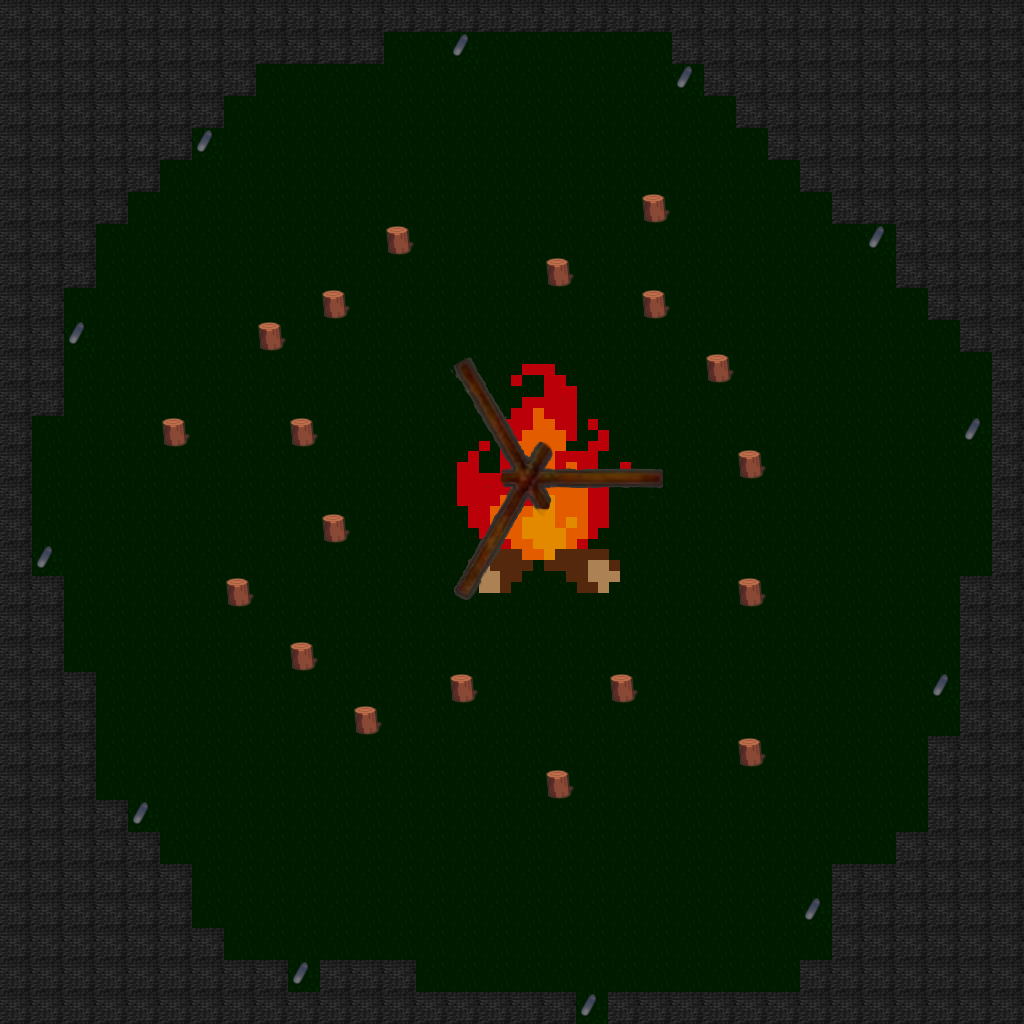

Tiled map render using the project's own tile images. Description and the map definition, with tile-layer contents summarised, below:
An orthogonal 32x32 tile map with 32x32 px tiles, 6 tile layers (ausgang, start, boden, feuer, ...), 5 tilesets.

<map version="1.4" tiledversion="1.4.3" orientation="orthogonal" renderorder="right-down" width="32" height="32" tilewidth="32" tileheight="32" infinite="0" nextlayerid="9" nextobjectid="1">
 <editorsettings>
  <export target="jurte2.json" format="json" />
 </editorsettings>
 <tileset firstgid="1" name="floortileset" tilewidth="32" tileheight="32" tilecount="64" columns="8">
  <image source="floortileset.png" width="256" height="256" />
 </tileset>
 <tileset firstgid="65" name="jurte_innen" tilewidth="32" tileheight="32" tilecount="1024" columns="32">
  <image source="jurte_innen.png" width="1024" height="1024" />
  <tile id="8">
   <properties>
    <property name="collides" type="bool" value="true" />
   </properties>
  </tile>
  <tile id="9">
   <properties>
    <property name="collides" type="bool" value="true" />
   </properties>
  </tile>
  <tile id="10">
   <properties>
    <property name="collides" type="bool" value="true" />
   </properties>
  </tile>
  <tile id="11">
   <properties>
    <property name="collides" type="bool" value="true" />
   </properties>
  </tile>
  <tile id="12">
   <properties>
    <property name="collides" type="bool" value="true" />
   </properties>
  </tile>
  <tile id="13">
   <properties>
    <property name="collides" type="bool" value="true" />
   </properties>
  </tile>
  <tile id="14">
   <properties>
    <property name="collides" type="bool" value="true" />
   </properties>
  </tile>
  <tile id="40">
   <properties>
    <property name="collides" type="bool" value="true" />
   </properties>
  </tile>
  <tile id="41">
   <properties>
    <property name="collides" type="bool" value="true" />
   </properties>
  </tile>
  <tile id="42">
   <properties>
    <property name="collides" type="bool" value="true" />
   </properties>
  </tile>
  <tile id="43">
   <properties>
    <property name="collides" type="bool" value="true" />
   </properties>
  </tile>
  <tile id="44">
   <properties>
    <property name="collides" type="bool" value="true" />
   </properties>
  </tile>
  <tile id="45">
   <properties>
    <property name="collides" type="bool" value="true" />
   </properties>
  </tile>
  <tile id="46">
   <properties>
    <property name="collides" type="bool" value="true" />
   </properties>
  </tile>
  <tile id="72">
   <properties>
    <property name="collides" type="bool" value="true" />
   </properties>
  </tile>
  <tile id="73">
   <properties>
    <property name="collides" type="bool" value="true" />
   </properties>
  </tile>
  <tile id="74">
   <properties>
    <property name="collides" type="bool" value="true" />
   </properties>
  </tile>
  <tile id="75">
   <properties>
    <property name="collides" type="bool" value="true" />
   </properties>
  </tile>
  <tile id="76">
   <properties>
    <property name="collides" type="bool" value="true" />
   </properties>
  </tile>
  <tile id="77">
   <properties>
    <property name="collides" type="bool" value="true" />
   </properties>
  </tile>
  <tile id="78">
   <properties>
    <property name="collides" type="bool" value="true" />
   </properties>
  </tile>
  <tile id="104">
   <properties>
    <property name="collides" type="bool" value="true" />
   </properties>
  </tile>
  <tile id="105">
   <properties>
    <property name="collides" type="bool" value="true" />
   </properties>
  </tile>
  <tile id="106">
   <properties>
    <property name="collides" type="bool" value="true" />
   </properties>
  </tile>
  <tile id="107">
   <properties>
    <property name="collides" type="bool" value="true" />
   </properties>
  </tile>
  <tile id="108">
   <properties>
    <property name="collides" type="bool" value="true" />
   </properties>
  </tile>
  <tile id="109">
   <properties>
    <property name="collides" type="bool" value="true" />
   </properties>
  </tile>
  <tile id="110">
   <properties>
    <property name="collides" type="bool" value="true" />
   </properties>
  </tile>
  <tile id="133">
   <properties>
    <property name="collides" type="bool" value="true" />
   </properties>
  </tile>
  <tile id="136">
   <properties>
    <property name="collides" type="bool" value="true" />
   </properties>
  </tile>
  <tile id="137">
   <properties>
    <property name="collides" type="bool" value="true" />
   </properties>
  </tile>
  <tile id="138">
   <properties>
    <property name="collides" type="bool" value="true" />
   </properties>
  </tile>
  <tile id="139">
   <properties>
    <property name="collides" type="bool" value="true" />
   </properties>
  </tile>
  <tile id="140">
   <properties>
    <property name="collides" type="bool" value="true" />
   </properties>
  </tile>
  <tile id="141">
   <properties>
    <property name="collides" type="bool" value="true" />
   </properties>
  </tile>
  <tile id="142">
   <properties>
    <property name="collides" type="bool" value="true" />
   </properties>
  </tile>
  <tile id="168">
   <properties>
    <property name="collides" type="bool" value="true" />
   </properties>
  </tile>
  <tile id="169">
   <properties>
    <property name="collides" type="bool" value="true" />
   </properties>
  </tile>
  <tile id="170">
   <properties>
    <property name="collides" type="bool" value="true" />
   </properties>
  </tile>
  <tile id="171">
   <properties>
    <property name="collides" type="bool" value="true" />
   </properties>
  </tile>
  <tile id="172">
   <properties>
    <property name="collides" type="bool" value="true" />
   </properties>
  </tile>
  <tile id="173">
   <properties>
    <property name="collides" type="bool" value="true" />
   </properties>
  </tile>
  <tile id="174">
   <properties>
    <property name="collides" type="bool" value="true" />
   </properties>
  </tile>
  <tile id="192">
   <properties>
    <property name="collides" type="bool" value="true" />
   </properties>
  </tile>
  <tile id="193">
   <properties>
    <property name="collides" type="bool" value="true" />
   </properties>
  </tile>
  <tile id="194">
   <properties>
    <property name="collides" type="bool" value="true" />
   </properties>
  </tile>
  <tile id="195">
   <properties>
    <property name="collides" type="bool" value="true" />
   </properties>
  </tile>
  <tile id="196">
   <properties>
    <property name="collides" type="bool" value="true" />
   </properties>
  </tile>
  <tile id="197">
   <properties>
    <property name="collides" type="bool" value="true" />
   </properties>
  </tile>
  <tile id="198">
   <properties>
    <property name="collides" type="bool" value="true" />
   </properties>
  </tile>
  <tile id="199">
   <properties>
    <property name="collides" type="bool" value="true" />
   </properties>
  </tile>
  <tile id="200">
   <properties>
    <property name="collides" type="bool" value="true" />
   </properties>
  </tile>
  <tile id="201">
   <properties>
    <property name="collides" type="bool" value="true" />
   </properties>
  </tile>
  <tile id="202">
   <properties>
    <property name="collides" type="bool" value="true" />
   </properties>
  </tile>
  <tile id="203">
   <properties>
    <property name="collides" type="bool" value="true" />
   </properties>
  </tile>
  <tile id="204">
   <properties>
    <property name="collides" type="bool" value="true" />
   </properties>
  </tile>
  <tile id="205">
   <properties>
    <property name="collides" type="bool" value="true" />
   </properties>
  </tile>
  <tile id="206">
   <properties>
    <property name="collides" type="bool" value="true" />
   </properties>
  </tile>
  <tile id="232">
   <properties>
    <property name="collides" type="bool" value="true" />
   </properties>
  </tile>
  <tile id="233">
   <properties>
    <property name="collides" type="bool" value="true" />
   </properties>
  </tile>
  <tile id="234">
   <properties>
    <property name="collides" type="bool" value="true" />
   </properties>
  </tile>
  <tile id="235">
   <properties>
    <property name="collides" type="bool" value="true" />
   </properties>
  </tile>
  <tile id="236">
   <properties>
    <property name="collides" type="bool" value="true" />
   </properties>
  </tile>
  <tile id="237">
   <properties>
    <property name="collides" type="bool" value="true" />
   </properties>
  </tile>
  <tile id="238">
   <properties>
    <property name="collides" type="bool" value="true" />
   </properties>
  </tile>
 </tileset>
 <tileset firstgid="1089" name="jurte_gross" tilewidth="32" tileheight="32" tilecount="992" columns="32">
  <image source="jurte_gross.png" width="1024" height="1022" />
 </tileset>
 <tileset firstgid="2081" name="fire" tilewidth="32" tileheight="32" tilecount="64" columns="8">
  <image source="fire.png" width="256" height="256" />
 </tileset>
 <tileset firstgid="2145" name="log" tilewidth="32" tileheight="32" tilecount="1" columns="1">
  <image source="log.png" width="32" height="32" />
 </tileset>
 <layer id="7" name="ausgang" width="32" height="32" locked="1">
  <properties>
   <property name="exitUrl" value="https://play.workadventu.re/_/global/mlo-poc.github.io/pfadi-heim/lagerplatz.json#jurte2Entry" />
  </properties>
  <data>[1024 cells, 22 non-empty, 1 distinct tile ids]</data>
 </layer>
 <layer id="8" name="start" width="32" height="32">
  <data>[1024 cells, 8 non-empty, 1 distinct tile ids]</data>
 </layer>
 <layer id="5" name="boden" width="32" height="32" locked="1">
  <properties>
   <property name="jitsiRoom" value="jurte1" />
  </properties>
  <data>[1024 cells, 1024 non-empty, 2 distinct tile ids]</data>
 </layer>
 <layer id="6" name="feuer" width="32" height="32" locked="1">
  <data>[1024 cells, 75 non-empty, 57 distinct tile ids]</data>
 </layer>
 <layer id="1" name="gestaenge" width="32" height="32" locked="1">
  <data>[1024 cells, 68 non-empty, 57 distinct tile ids]</data>
 </layer>
 <objectgroup id="2" name="floorLayer" locked="1" />
 <layer id="3" name="gestaenge_o" width="32" height="32" locked="1">
  <data>[1024 cells, 56 non-empty, 56 distinct tile ids]</data>
 </layer>
</map>
